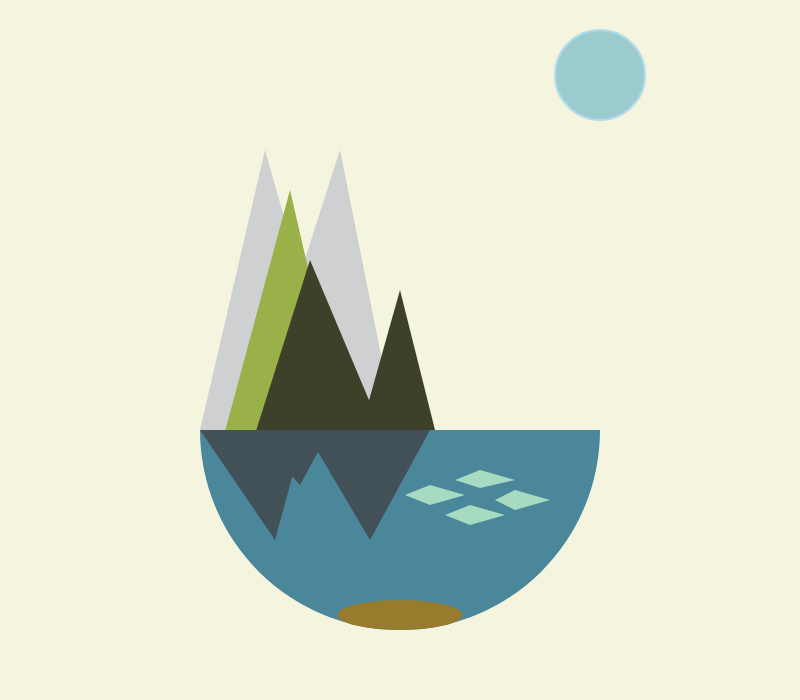
Frame 1 (no input)
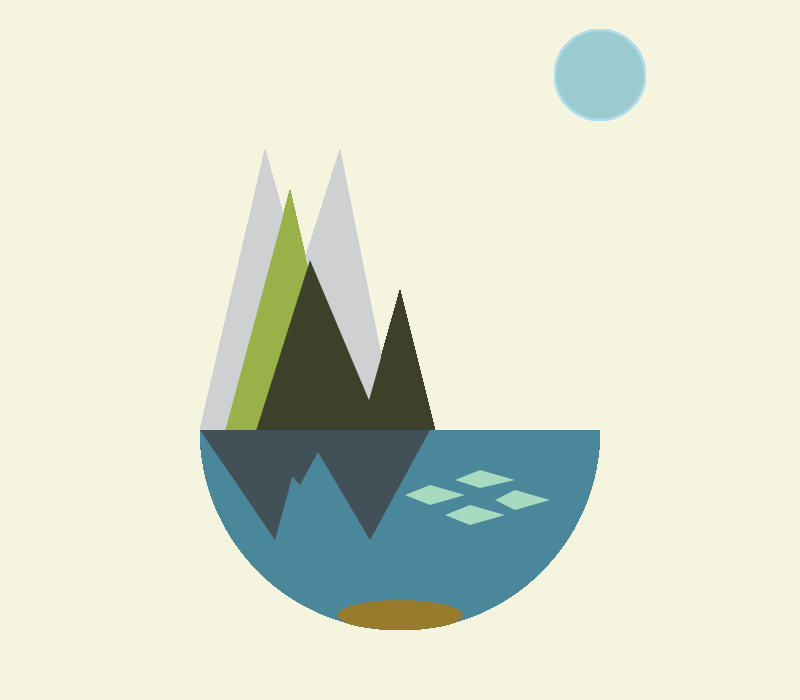
Frame 60 (no input)
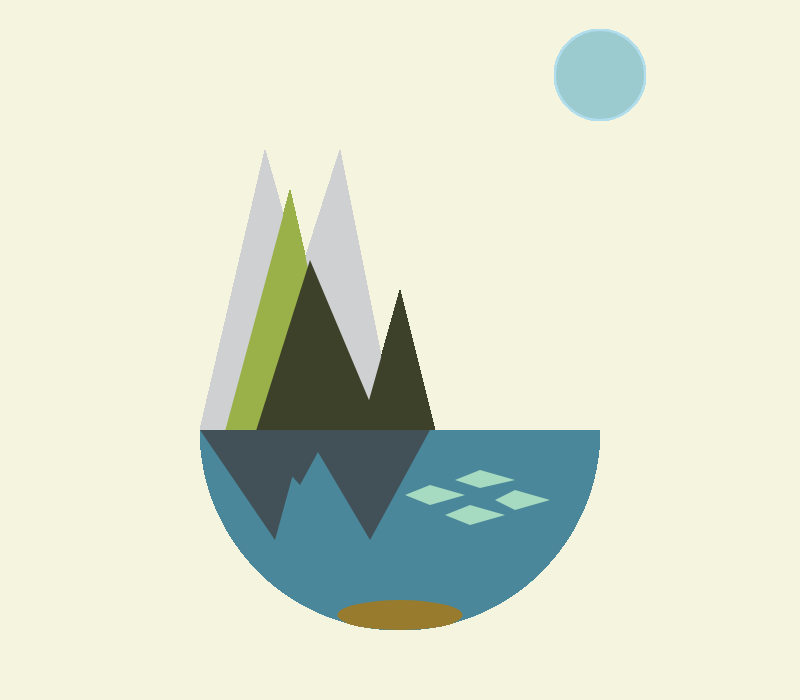
Frame 120 (the mouse pressed at the canvas centre since frame 60)

The p5.js sketch that drew these frames (run headless with seeded random() and noise() and a simulated clock; from frame 60 on, the mouse is pressed at the canvas centre):

// p5.js sketch
// ── sketch.js

function setup() { // prepares for the setup canvas with this function
  createCanvas(800,700); // sets dimensions of canvas
  smooth(); // draws shapes with smooth edges
  strokeWeight(2); // sets thickness of lines to 2
  background(245,244,223); // colors the background with RGB color inputs

} 

function draw() {   // holds artwork together within this function

  // Blue Moon
  stroke (177, 221, 237); // adds a line that bounds shape with a slightly lighter color
  fill (155, 203, 207); // creates moon color
  ellipse(600, 75, 90, 90); // sets location and size of moon

  // white mountains
  noStroke(); //no lines around white mountains
  fill(207, 208, 210); // adds color to the triangles
  triangle(265, 150, 200, 430, 350, 450); // creates the left white triangle
  triangle(340, 150, 250, 430, 400, 450); // creates the right white triangle
  
  //green mountains
  noStroke(); //no lines around green mountains
  fill(154, 177, 73); // adds color to the triangle
  triangle(290, 190, 220, 450, 350, 450); // creates center green triangle
  fill(62, 65, 41); // adds color to the triangles
  triangle(400, 290, 440, 450, 355, 450); // creates smaller right green triangle
  triangle(310, 260, 390, 450, 250, 450); // creates smaller left green triangle (x, y(left), x, y(right), x, y)

  // Ocean 
  noStroke (); // no line around the arc
  translate(400, 400); // rotates shape by x,y (400,400)
  fill(74, 135, 154); // adds coloring to circle 
  arc(0, 30, 400, 400, 0, PI); // creates arc
  fill(12, 142, 25); // adds color to arc
  translate(-400, -400); // reverts shape back to x,y (-400,-400)
  
  //Mountains within the arc
  noStroke(); // no line around the arc
  fill(66, 81, 88); // adds color to the triangles
  triangle(275, 540, 200, 430, 305, 430); // creates left most blue triangle
  triangle(300, 485, 330, 430, 250, 430); // creates middle blue triangle
  triangle(370, 540, 430, 430, 305, 430); // creates right blue triangle 
  
  // sand
  noStroke();  // no line around the arc
  fill(152,123,45); // adds color to the triangles
  ellipse(400, 615, 125, 30); //creates ellipse that forms the sand part of the picture
  
  // fish 
  noStroke(); 
  fill(166, 219, 193); // adds color to the triangles
  quad(505, 515, 470, 525, 445, 515, 470, 505); // adds bottom most fish
  quad(465, 495, 430, 505, 405, 495, 430, 485); // adds fish closest to mountain
  quad(515, 480, 480, 488, 455, 480, 480, 470); // adds fish above other fish
  quad(550, 500, 515, 510, 495, 500, 515, 490); // adds right most fish
 }

 
